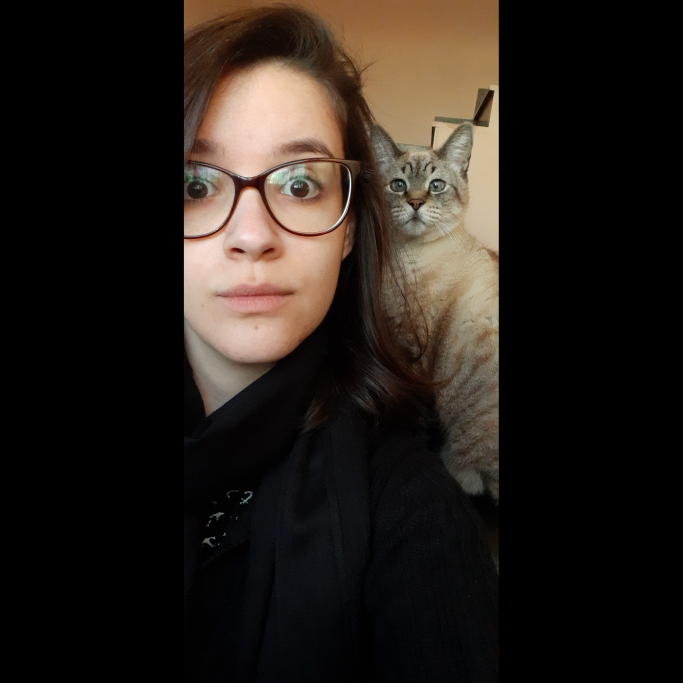
#> input picture beatriz/myPhoto_beatriz.jpg, 2048 x 2048 px, given in place of group_photo.jpeg, which was not available (shown at 1/3 size)
$ jupyter execute 'Lab3_Cod_Imagem_por_DCT_e_Animacao (1).ipynb'   (shell and % lines are left out)   (text cells are left out)
#> lines starting #> are read from the running program, lines starting #| are printed output that depends on the picture; pictures that were not available may be replaced by others from this repository, and a replacement may not be noted
[cell 1]
import numpy as np
import cv2 as cv
import matplotlib.pyplot as plt
from os import listdir
from os.path import isfile, join
import numpy
import cv2
import os

[cell 2]
from google.colab import drive
drive.mount('/content/drive/')

[cell 3]
integrantes = ['beatriz', 'daniel', 'felipe', 'leonardo', 'rodrigo']
length = len(integrantes)
for i in range(length):
    print(integrantes[i])

[cell 4]
mypath='/content/drive/My Drive/2020_QS/Cod. Sinais Mult./CSaMigos/fotos/'
onlyfiles = [ f for f in listdir(mypath) if isfile(join(mypath,f)) ]
print(onlyfiles)

[cell 5]
#GROUP PHOTO
bgr1 = cv.imread('/content/drive/My Drive/2020_QS/Cod. Sinais Mult./CSaMigos/fotos/group_photo.jpeg') # leitura no formato BGR!
#> bgr1 is the input picture: shape (2048, 2048, 3); mean B, G, R 25.7, 31.2, 38.1
altura, largura, camadas = bgr1.shape
#> altura = 2048; largura = 2048; camadas = 3

print("Resolução: ", largura, " x ", altura, "PIXELS. ", camadas, " camadas.")
#| Resolução:  2048  x  2048 PIXELS.  3  camadas.

[cell 6]
b1, g1, r1 = cv.split(bgr1)
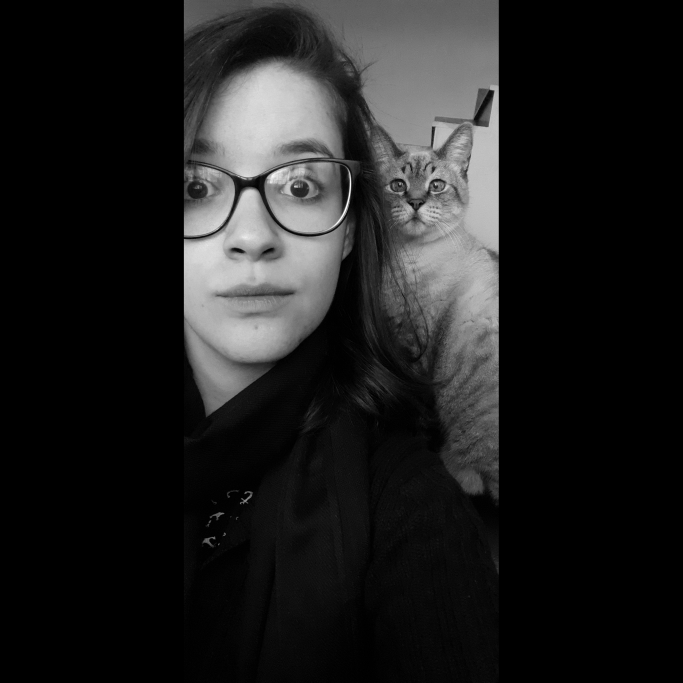
#> g1: shape (2048, 2048) (shown at 1/3 size); min 0, max 255, mean 31.2
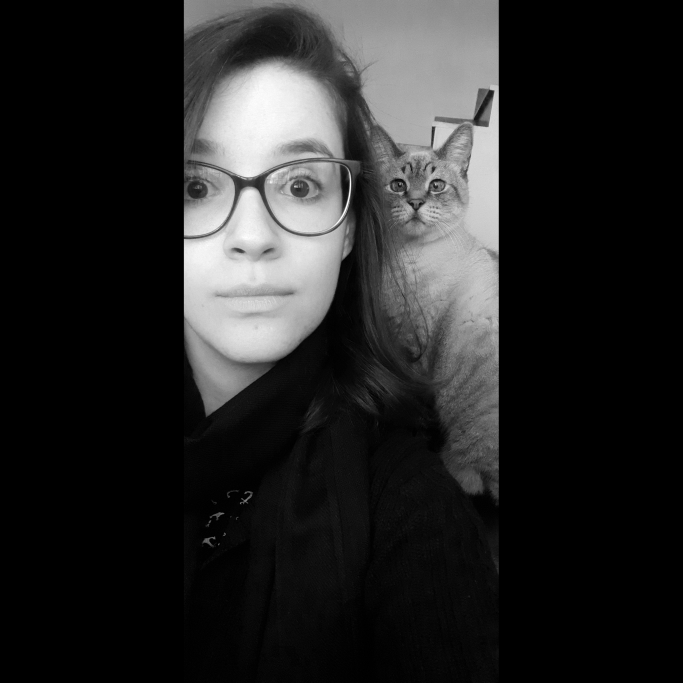
#> r1: shape (2048, 2048) (shown at 1/3 size); min 0, max 255, mean 38.1
rgb2 = cv.merge([r1,g1,b1])
# Q1 - O que foi feito aqui?

[cell 7]
plt.figure(figsize=[12, 5])
plt.subplot(121); plt.imshow(bgr1); plt.title('BGR')
plt.subplot(122); plt.imshow(rgb2); plt.title('RBG')
#> figure, not shown here; B, G, R data is drawn as R, G, B

[cell 8]
ycrcb = cv.cvtColor(bgr1, cv.COLOR_BGR2YCrCb)
#> ycrcb: shape (2048, 2048, 3); mean of channels 0, 1, 2 32.6, 131.9, 124.1
hsv = cv.cvtColor(bgr1, cv.COLOR_BGR2HSV)
#> hsv: shape (2048, 2048, 3); mean H, S, V 21.1, 42.2, 38.7
plt.figure(figsize=[15,6])
plt.subplot(131); plt.imshow(rgb2); plt.title('RGB')
plt.subplot(132); plt.imshow(ycrcb); plt.title('YCrCb')
plt.subplot(133); plt.imshow(hsv); plt.title('HSV')

[cell 9]
imageR = rgb2.copy()
imageR[:, :, 1:3] = 0
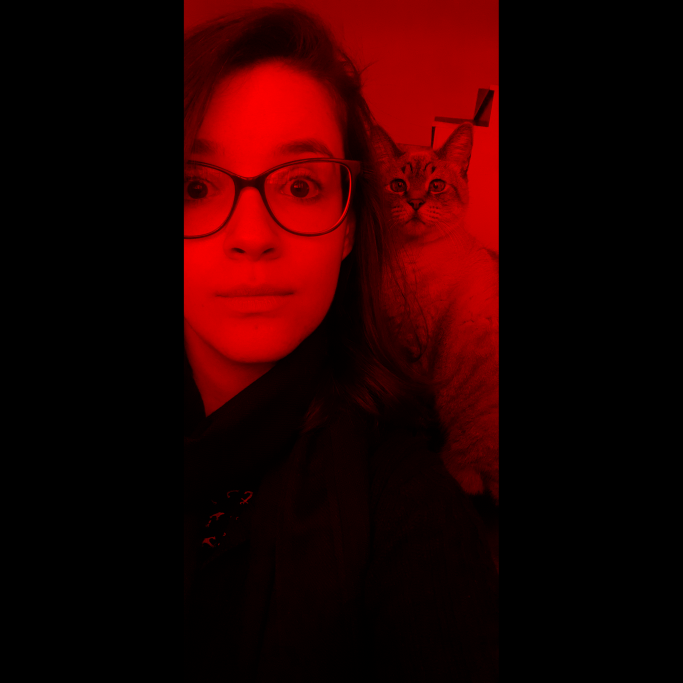
#> imageR: shape (2048, 2048, 3) (shown at 1/3 size); mean R, G, B 38.1, 0, 0
imageG = rgb2.copy()
imageG[:, :, 0] = 0; imageG[:, :, 2] = 0
#> after `imageG[:, :, 2] = 0`:
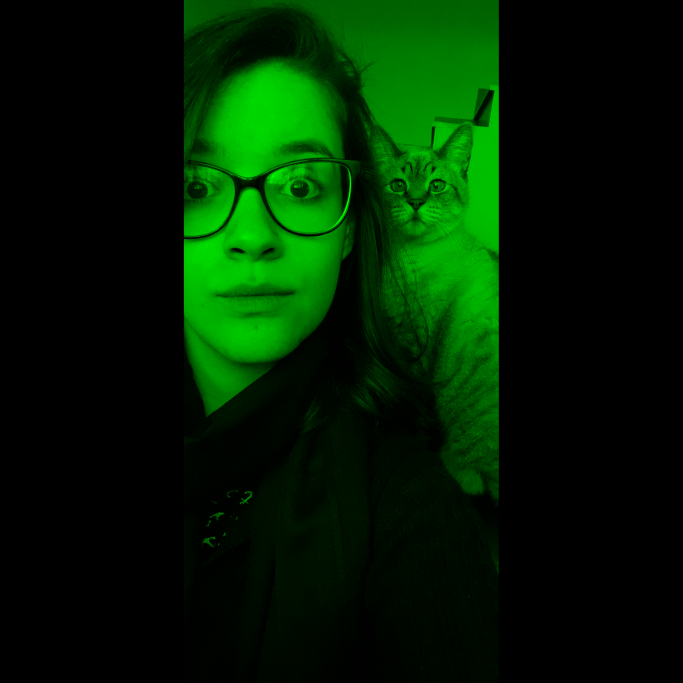
#> imageG: shape (2048, 2048, 3) (shown at 1/3 size); mean R, G, B 0, 31.2, 0
imageB = rgb2.copy()
imageB[:, :, 0:2] = 0
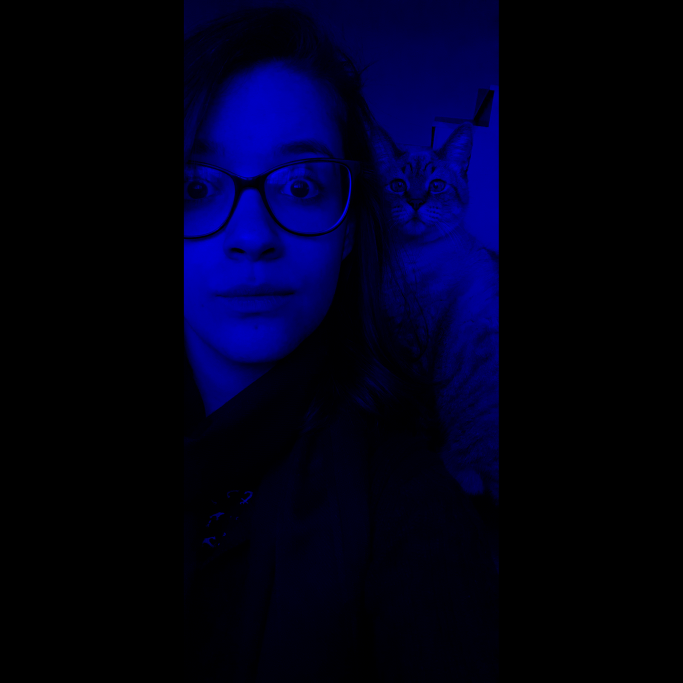
#> imageB: shape (2048, 2048, 3) (shown at 1/3 size); mean R, G, B 0, 0, 25.7
# Q2 - O que foi feito aqui?

plt.figure(figsize=[15,6])
plt.subplot(131); plt.imshow(imageR); plt.title('RGB_Camada R')
plt.subplot(132); plt.imshow(imageG); plt.title('RGB_Camada G')
plt.subplot(133); plt.imshow(imageB); plt.title('RGB_Camada B')

[cell 10]
y1, cr1, cb1 = cv.split(ycrcb)
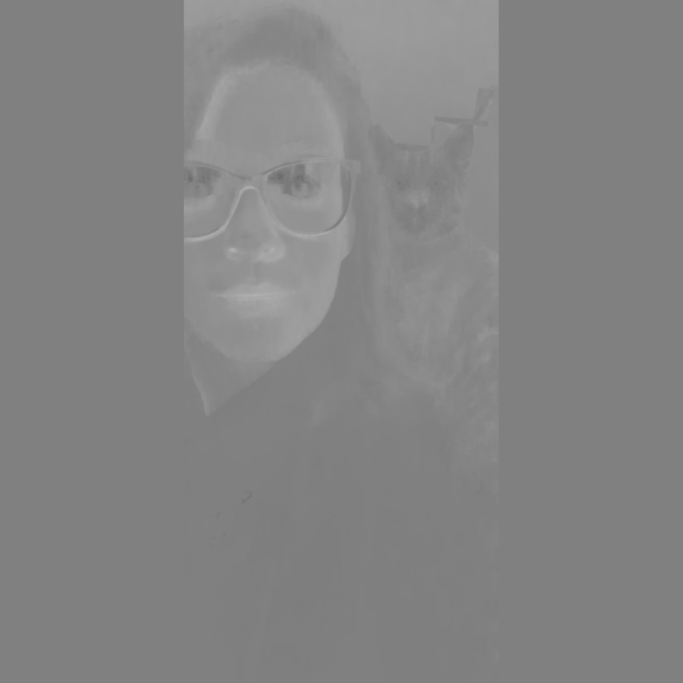
#> cr1: shape (2048, 2048) (shown at 1/3 size); min 106, max 176, mean 131.9
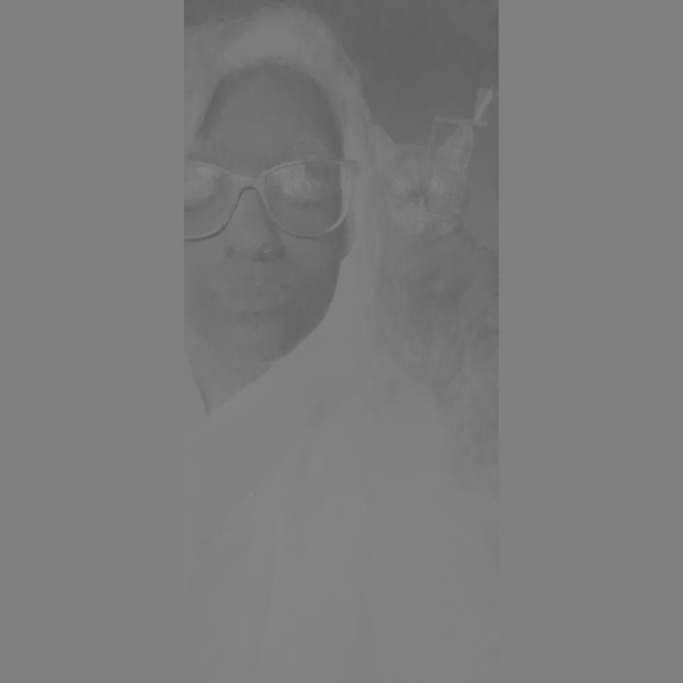
#> cb1: shape (2048, 2048) (shown at 1/3 size); min 91, max 137, mean 124.1
imageCR = ycrcb.copy()
imageCR[:, :, 0] = 0
#> imageCR: shape (2048, 2048, 3); mean of channels 0, 1, 2 0, 131.9, 124.1
imageCR[:, :, 2] = 0
#> imageCR: shape (2048, 2048, 3); mean of channels 0, 1, 2 0, 131.9, 0
Cr = cv.cvtColor(imageCR, cv.COLOR_YCrCb2RGB)
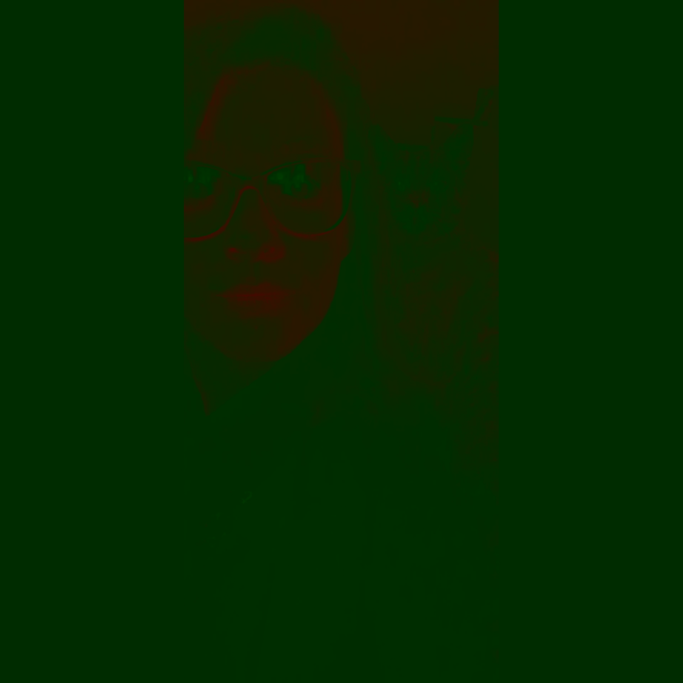
#> Cr: shape (2048, 2048, 3) (shown at 1/3 size); mean R, G, B 5.6, 41.2, 0

imageCB = ycrcb.copy()
imageCB[:, :, 0] = 0
imageCB[:, :, 1] = 0
#> imageCB: shape (2048, 2048, 3); mean of channels 0, 1, 2 0, 0, 124.1
Cb = cv.cvtColor(imageCB, cv.COLOR_YCrCb2RGB)
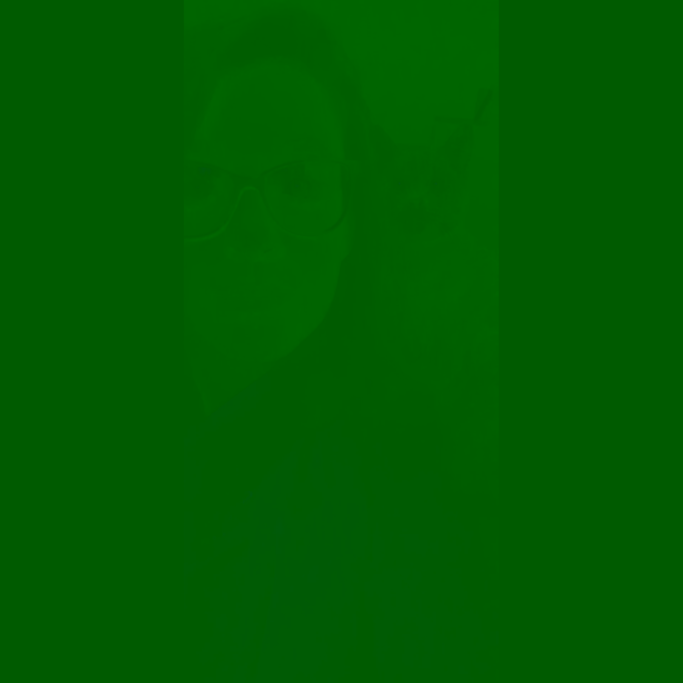
#> Cb: shape (2048, 2048, 3) (shown at 1/3 size); mean R, G, B 0, 92.5, 0.4

plt.figure(figsize=[15, 5])
plt.subplot(141); plt.imshow(rgb2); plt.title('RGB original')
plt.subplot(142); plt.imshow(y1, cmap='gray'); plt.title('YCrCb_Y')
plt.subplot(143); plt.imshow(Cr); plt.title('YCrCb_Cr')
plt.subplot(144); plt.imshow(Cb); plt.title('YCrCb_Cb')

[cell 11]
#ALL PHOTOS
for n in range(0, len(onlyfiles)):
  integrante_title = onlyfiles[n].split('.')[0]
  bgr1_n = cv.imread(join(mypath,onlyfiles[n])) # leitura no formato BGR!
  altura_n, largura_n, camadas_n = bgr1_n.shape
#> altura_n = 2048; largura_n = 2048; camadas_n = 3
  print("Resolução para ", integrante_title, ": ", largura_n, " x ", altura_n, "PIXELS. ", camadas_n, " camadas.")
#| Resolução para  myPhoto_beatriz :  2048  x  2048 PIXELS.  3  camadas.

  #Separa os canais e re-arranja para formar imagem RGB
  b1_n, g1_n, r1_n = cv.split(bgr1_n)
  rgb2_n = cv.merge([r1_n,g1_n,b1_n])

  #Imprime cores trocadas (BGR) e reais (RGB)
  plt.figure(figsize=[12, 5])
  plt.subplot(121); plt.imshow(bgr1_n); plt.title(integrante_title + ' ' + 'BGR')
  plt.subplot(122); plt.imshow(rgb2_n); plt.title(integrante_title + ' ' + 'RBG')
  #plt.savefig('/content/drive/My Drive/2020_QS/Cod. Sinais Mult./CSaMigos/lab03/rgb/rgb_' + integrante_title + '.jpg')

  #Converte para os formatos YCrCb e HSV
  # Plota em RBG, YCrCb e HSV
  ycrcb_n = cv.cvtColor(bgr1_n, cv.COLOR_BGR2YCrCb)
  hsv_n = cv.cvtColor(bgr1_n, cv.COLOR_BGR2HSV)
  plt.figure(figsize=[15,6])
  plt.subplot(131); plt.imshow(rgb2_n); plt.title(integrante_title + ' ' + 'RGB')
  plt.subplot(132); plt.imshow(ycrcb_n); plt.title(integrante_title + ' ' + 'YCrCb')
  plt.subplot(133); plt.imshow(hsv_n); plt.title(integrante_title + ' ' + 'HSV')
  plt.savefig('/content/drive/My Drive/2020_QS/Cod. Sinais Mult./CSaMigos/lab03/RGB_YCrCb_HSV/RGB_YCrCb_HSV_' + integrante_title + '.jpg')

  #Separação das Camadas RGB individualmente
  imageR_n = rgb2_n.copy()
  imageR_n[:, :, 1:3] = 0
  imageG_n = rgb2_n.copy()
  imageG_n[:, :, 0] = 0; imageG[:, :, 2] = 0
  imageB_n = rgb2_n.copy()
  imageB_n[:, :, 0:2] = 0
  # Q2 - O que foi feito aqui?

  plt.figure(figsize=[15,6])
  plt.subplot(131); plt.imshow(imageR_n); plt.title(integrante_title + ' ' + 'RGB_Camada R')
  plt.subplot(132); plt.imshow(imageG_n); plt.title(integrante_title + ' ' + 'RGB_Camada G')
  plt.subplot(133); plt.imshow(imageB_n); plt.title(integrante_title + ' ' + 'RGB_Camada B')
  plt.savefig('/content/drive/My Drive/2020_QS/Cod. Sinais Mult./CSaMigos/lab03/RGB_Camada/RGB_Camadas_' + integrante_title + '.jpg')

  #Separação dos Canais YCbCr
  y1_n, cr1_n, cb1_n = cv.split(ycrcb_n)
  imageCR_n = ycrcb_n.copy()
  imageCR_n[:, :, 0] = 0
  imageCR_n[:, :, 2] = 0
  Cr_n = cv.cvtColor(imageCR_n, cv.COLOR_YCrCb2RGB)

  imageCB_n = ycrcb_n.copy()
  imageCB_n[:, :, 0] = 0
  imageCB_n[:, :, 1] = 0
  Cb_n = cv.cvtColor(imageCB_n, cv.COLOR_YCrCb2RGB)

  plt.figure(figsize=[15, 5])
  plt.subplot(141); plt.imshow(rgb2_n); plt.title(integrante_title + ' ' + 'RGB original')
  plt.subplot(142); plt.imshow(y1_n, cmap='gray'); plt.title(integrante_title + ' ' + 'YCrCb_Y')
  plt.subplot(143); plt.imshow(Cr_n); plt.title(integrante_title + ' ' + 'YCrCb_Cr')
  plt.subplot(144); plt.imshow(Cb_n); plt.title(integrante_title + ' ' + 'YCrCb_Cb')
  plt.savefig('/content/drive/My Drive/2020_QS/Cod. Sinais Mult./CSaMigos/lab03/Canais_YCrCb/Canais_YCrCb_' + integrante_title + '.jpg')
#> figure, not shown here; B, G, R data is drawn as R, G, B

[cell 12]
paths = ['/content/drive/My Drive/2020_QS/Cod. Sinais Mult./CSaMigos/lab03/bgr/',
         '/content/drive/My Drive/2020_QS/Cod. Sinais Mult./CSaMigos/lab03/rgb/',
         '/content/drive/My Drive/2020_QS/Cod. Sinais Mult./CSaMigos/lab03/YCrCb/',
         '/content/drive/My Drive/2020_QS/Cod. Sinais Mult./CSaMigos/lab03/HSV/',
         '/content/drive/My Drive/2020_QS/Cod. Sinais Mult./CSaMigos/lab03/RGB_Camada/',
         '/content/drive/My Drive/2020_QS/Cod. Sinais Mult./CSaMigos/lab03/Canais_YCrCb/']
length = len(paths)
for i in range(length):
    print(paths[i])
    # Get all files.
    list = os.listdir(paths[i])

    # Loop and add files to list.
    pairs = []
    for file in list:

        # Use join to get full file path.
        location = os.path.join(paths[i], file)

        # Get size and add to list of tuples.
        size = os.path.getsize(location)
        pairs.append((size, file))

    # Sort list of tuples by the first element, size.
    pairs.sort(key=lambda s: s[0])

    # Display pairs.
    for pair in pairs:
        print(pair)

[cell 13]
for n in range(0, len(onlyfiles)):
  integrante_title = onlyfiles[n].split('.')[0]
  bgr1_n = cv.imread(join(mypath,onlyfiles[n])) # leitura no formato BGR!
  #altura_n, largura_n, camadas_n = bgr1_n.shape
  #print("BGR: Resolução para ", onlyfiles[n], ": ", largura_n, " x ", altura_n, "PIXELS. ", camadas_n, " camadas.")
  bgr_n = cv.imread(join(mypath,onlyfiles[n]))  # formato BGR

  # salva com menor qualidade, fatores 25 e 5
  filename_fator_25 = '25_'+onlyfiles[n]
  filename_fator_05 = '05_'+onlyfiles[n]

  cv.imwrite(filename_fator_25, bgr_n, [cv.IMWRITE_JPEG_QUALITY, 25])
  cv.imwrite(filename_fator_05, bgr_n, [cv.IMWRITE_JPEG_QUALITY, 5])

  # leitura para visualização e conversão para acertar a cor
  rgb_n = cv.cvtColor(bgr_n, cv.COLOR_BGR2RGB)
  bgr25_n = cv.imread(filename_fator_25); rgb25_n = cv.cvtColor(bgr25_n, cv.COLOR_BGR2RGB)
  bgr05_n = cv.imread(filename_fator_05); rgb05_n = cv.cvtColor(bgr05_n, cv.COLOR_BGR2RGB)

  plt.figure(figsize=[15,6])
  plt.subplot(131); plt.imshow(rgb_n); plt.title(integrante_title + ' ' + 'RGB Original')
  plt.subplot(132); plt.imshow(rgb25_n); plt.title(integrante_title + ' JPEG fator 25')
  plt.subplot(133); plt.imshow(rgb05_n); plt.title(integrante_title + ' JPEG fator 05')
  plt.savefig('/content/drive/My Drive/2020_QS/Cod. Sinais Mult./CSaMigos/lab03/compresssao_imagens/compresssao_imagens_' + integrante_title + '.jpg')

[cell 14]
img = cv.imread('/content/drive/My Drive/2020_QS/Cod. Sinais Mult./CSaMigos/fotos/group_photo.jpeg')
alt, larg, cam = img.shape
#> alt = 2048; larg = 2048; cam = 3

ycbcr = cv.cvtColor(img, cv.COLOR_BGR2YCrCb)
y, cr, cb = cv.split(ycrcb)

bola = y[280:340, 330:390]
#> bola: shape (60, 60); every value is 0
h, w = bola.shape
#> h = 60; w = 60

cx = round(w/2)
#> cx = 30
cy = round(h/2)
#> cy = 30

# Escolhendo um pedaço da imagem "BOLA"
bloco8x8 = bola[cx-4:cx+4, cy-4:cy+4]
print("(1)"); print("Matriz 8x8: componente Y original")
print(bloco8x8)
#| [[0 0 0 0 0 0 0 0]
#|  [0 0 0 0 0 0 0 0]
#|  [0 0 0 0 0 0 0 0]
#|  [0 0 0 0 0 0 0 0]
#|  [0 0 0 0 0 0 0 0]
#|  [0 0 0 0 0 0 0 0]
#|  [0 0 0 0 0 0 0 0]
#|  [0 0 0 0 0 0 0 0]]

bloco8x8f = np.float32(bloco8x8)/255.0  # conversão para float
dct8x8f = cv.dct(bloco8x8f)   # calcula a DCT
dct8x8 = np.int64( (dct8x8f*255.0)) # coversão para inteiro

print("(2)"); print("Imagem Y 8x8 (formato ponto flutuante)")
print( np.around(bloco8x8f, decimals = 2) )
#| [[0. 0. 0. 0. 0. 0. 0. 0.]
#|  [0. 0. 0. 0. 0. 0. 0. 0.]
#|  [0. 0. 0. 0. 0. 0. 0. 0.]
#|  [0. 0. 0. 0. 0. 0. 0. 0.]
#|  [0. 0. 0. 0. 0. 0. 0. 0.]
#|  [0. 0. 0. 0. 0. 0. 0. 0.]
#|  [0. 0. 0. 0. 0. 0. 0. 0.]
#|  [0. 0. 0. 0. 0. 0. 0. 0.]]

print("(3)"); print("DCT de Y (ponto flutuante)")
print( np.around(dct8x8f, decimals = 2) )
#| [[ 0.  0.  0.  0.  0.  0.  0.  0.]
#|  [ 0.  0.  0.  0.  0.  0.  0.  0.]
#|  [ 0.  0.  0.  0.  0.  0.  0.  0.]
#|  [ 0.  0.  0.  0.  0.  0.  0.  0.]
#|  [ 0.  0.  0.  0.  0.  0.  0.  0.]
#|  [ 0.  0.  0.  0.  0.  0.  0.  0.]
#|  [-0. -0. -0. -0. -0. -0. -0. -0.]
#|  [ 0.  0.  0.  0.  0.  0.  0.  0.]]

print("(4)"); print("DCT de Y (formato inteiro)")
print(dct8x8)
#| [[0 0 0 0 0 0 0 0]
#|  [0 0 0 0 0 0 0 0]
#|  [0 0 0 0 0 0 0 0]
#|  [0 0 0 0 0 0 0 0]
#|  [0 0 0 0 0 0 0 0]
#|  [0 0 0 0 0 0 0 0]
#|  [0 0 0 0 0 0 0 0]
#|  [0 0 0 0 0 0 0 0]]

[cell 15]
dct8x8fz = dct8x8f.copy()
dct8x8fz[0,7] = 0
dct8x8fz[1,6:8] = 0
dct8x8fz[2,5:8] = 0
dct8x8fz[3,4:8] = 0
dct8x8fz[4,3:8] = 0
dct8x8fz[5,2:8] = 0
dct8x8fz[6,1:8] = 0
dct8x8fz[7,0:8] = 0
print( np.around(dct8x8fz, decimals = 2))
#| [[ 0.  0.  0.  0.  0.  0.  0.  0.]
#|  [ 0.  0.  0.  0.  0.  0.  0.  0.]
#|  [ 0.  0.  0.  0.  0.  0.  0.  0.]
#|  [ 0.  0.  0.  0.  0.  0.  0.  0.]
#|  [ 0.  0.  0.  0.  0.  0.  0.  0.]
#|  [ 0.  0.  0.  0.  0.  0.  0.  0.]
#|  [-0.  0.  0.  0.  0.  0.  0.  0.]
#|  [ 0.  0.  0.  0.  0.  0.  0.  0.]]

[cell 16]
bloco8x8recz = cv.idct(dct8x8fz)

plt.subplot(121); plt.imshow(bloco8x8,'gray'); plt.title('Bloco Original')
plt.subplot(122); plt.imshow(bloco8x8recz,'gray'); plt.title('Bloco Reconstruído com Zeros')
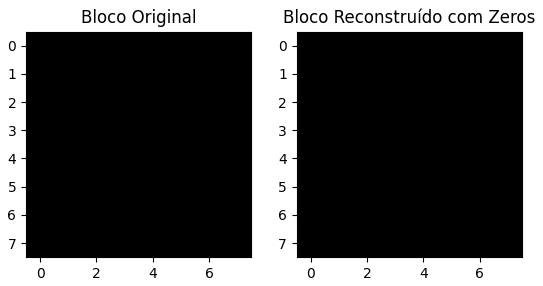
#> figure drawn by matplotlib, 2 panels

[cell 17]
img = cv.imread('/content/drive/My Drive/2020_QS/Cod. Sinais Mult./CSaMigos/fotos/group_photo.jpeg')
alt, larg, cam = img.shape

ycbcr = cv.cvtColor(img, cv.COLOR_BGR2YCrCb)
y, cr, cb = cv.split(ycrcb)

bola = y[280:340, 330:390]
h, w = bola.shape

cx = round(w/2)
cy = round(h/2)

# Escolhendo um pedaço da imagem "BOLA"
bloco8x8 = bola[cx+5:cx+13, cy+5:cy+13]
print("(1)"); print("Matriz 8x8: componente Y original")
print(bloco8x8)
#| [[0 0 0 0 0 0 0 0]
#|  [0 0 0 0 0 0 0 0]
#|  [0 0 0 0 0 0 0 0]
#|  [0 0 0 0 0 0 0 0]
#|  [0 0 0 0 0 0 0 0]
#|  [0 0 0 0 0 0 0 0]
#|  [0 0 0 0 0 0 0 0]
#|  [0 0 0 0 0 0 0 0]]

bloco8x8f = np.float32(bloco8x8)/255.0  # conversão para float
dct8x8f = cv.dct(bloco8x8f)   # calcula a DCT
dct8x8 = np.int64( (dct8x8f*255.0)) # coversão para inteiro

print("(2)"); print("Imagem Y 8x8 (formato ponto flutuante)")
print( np.around(bloco8x8f, decimals = 2) )
#| [[0. 0. 0. 0. 0. 0. 0. 0.]
#|  [0. 0. 0. 0. 0. 0. 0. 0.]
#|  [0. 0. 0. 0. 0. 0. 0. 0.]
#|  [0. 0. 0. 0. 0. 0. 0. 0.]
#|  [0. 0. 0. 0. 0. 0. 0. 0.]
#|  [0. 0. 0. 0. 0. 0. 0. 0.]
#|  [0. 0. 0. 0. 0. 0. 0. 0.]
#|  [0. 0. 0. 0. 0. 0. 0. 0.]]

print("(3)"); print("DCT de Y (ponto flutuante)")
print( np.around(dct8x8f, decimals = 2) )
#| [[ 0.  0.  0.  0.  0.  0.  0.  0.]
#|  [ 0.  0.  0.  0.  0.  0.  0.  0.]
#|  [ 0.  0.  0.  0.  0.  0.  0.  0.]
#|  [ 0.  0.  0.  0.  0.  0.  0.  0.]
#|  [ 0.  0.  0.  0.  0.  0.  0.  0.]
#|  [ 0.  0.  0.  0.  0.  0.  0.  0.]
#|  [-0. -0. -0. -0. -0. -0. -0. -0.]
#|  [ 0.  0.  0.  0.  0.  0.  0.  0.]]

print("(4)"); print("DCT de Y (formato inteiro)")
print(dct8x8)
#| [[0 0 0 0 0 0 0 0]
#|  [0 0 0 0 0 0 0 0]
#|  [0 0 0 0 0 0 0 0]
#|  [0 0 0 0 0 0 0 0]
#|  [0 0 0 0 0 0 0 0]
#|  [0 0 0 0 0 0 0 0]
#|  [0 0 0 0 0 0 0 0]
#|  [0 0 0 0 0 0 0 0]]

[cell 18]
dct8x8fz = dct8x8f.copy()
dct8x8fz[0,5:8] = 0
dct8x8fz[1,4:8] = 0
dct8x8fz[2,3:8] = 0
dct8x8fz[3,2:8] = 0
dct8x8fz[4,1:8] = 0
dct8x8fz[5,0:8] = 0
dct8x8fz[6,0:8] = 0
dct8x8fz[7,0:8] = 0
print( np.around(dct8x8fz, decimals = 2))
#| [[0. 0. 0. 0. 0. 0. 0. 0.]
#|  [0. 0. 0. 0. 0. 0. 0. 0.]
#|  [0. 0. 0. 0. 0. 0. 0. 0.]
#|  [0. 0. 0. 0. 0. 0. 0. 0.]
#|  [0. 0. 0. 0. 0. 0. 0. 0.]
#|  [0. 0. 0. 0. 0. 0. 0. 0.]
#|  [0. 0. 0. 0. 0. 0. 0. 0.]
#|  [0. 0. 0. 0. 0. 0. 0. 0.]]
